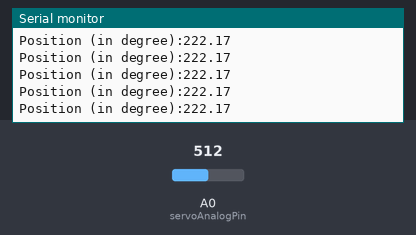
Recording of a sketch running on a simulated Arduino Uno, built with avr-gcc and run on an emulated ATmega328P. Shown: the last lines printed to the serial monitor. The inputs (shaded band) are chosen by the test bench; at power-on: A0 (servoAnalogPin) = 512.

Above: at 2.2 s.
2.3 s: A0 (servoAnalogPin) set to 284
At 3.0 s:
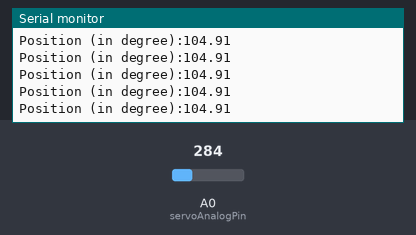
5.3 s: A0 (servoAnalogPin) set to 262
At 5.9 s:
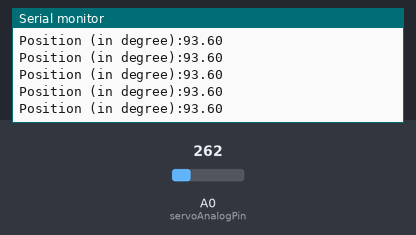
14.3 s: A0 (servoAnalogPin) set to 107
At 15.0 s:
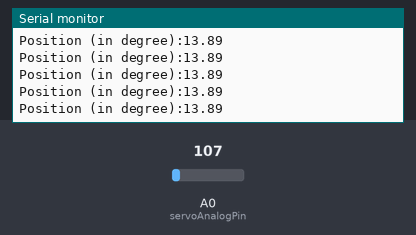
15.8 s: A0 (servoAnalogPin) set to 88
At 16.4 s:
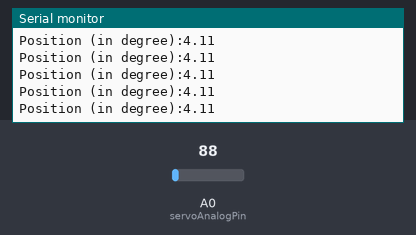
Timing chart, 0 to 18.8 s (numbered marks = the images above; inputs shaded):
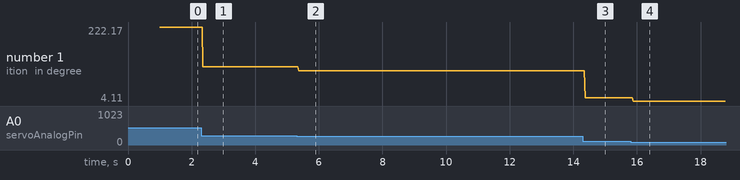

Measured:
- after the input at 2.3 s, the serial monitor: prints a new line after 0.06 s (image 1)
- after the input at 5.3 s, the serial monitor: prints a new line after 0.07 s (image 2)
- after the input at 14.3 s, the serial monitor: prints a new line after 0.07 s (image 3)
- after the input at 15.8 s, the serial monitor: prints a new line after 0.09 s (image 4)
- plotted number 1: 222.17 → 104.91 after the input at 2.3 s, 104.91 → 93.6 after the input at 5.3 s, 93.6 → 13.89 after the input at 14.3 s, 13.89 → 4.11 after the input at 15.8 s

The sketch:

MotorAngle.ino
```cpp
int servoAnalogPin = A0;
int posIs;
float posIsDeg;

void setup() {
  //put your setup code here, to run once:
  Serial.begin(9600);
  delay(1000);
}

void loop() {
  //put your main code here, to run repeatedly:
  posIs = analogRead(servoAnalogPin);
  posIsDeg = (90.0/(255.0-80.0))*(posIs-80);
  Serial.print("Position (in degree):");
  Serial.println(posIsDeg);
  delay(10);
}
```
